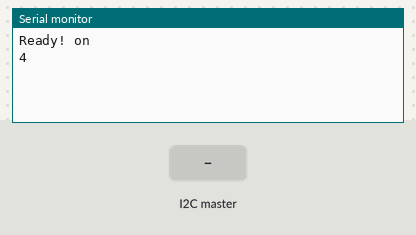
Simulated run of this sketch. Board: Arduino Uno, built with avr-gcc and run on an emulated ATmega328P. Shown: the last lines printed to the serial monitor. The inputs (shaded band) are chosen by the test bench.

Above: at 1.2 s.
1.3 s: the I2C master sends the byte 1
At 1.9 s:
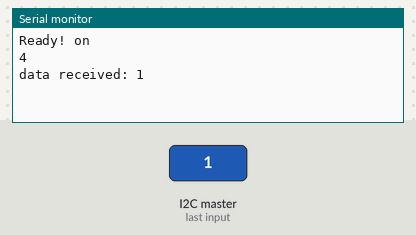
2.8 s: the I2C master sends the byte 0
At 4.2 s:
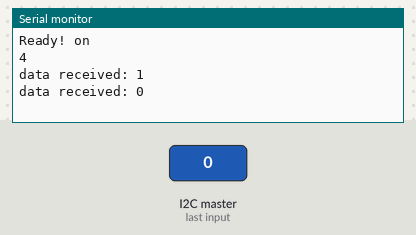

The sketch:

I2C_Slave_pingback.ino
```cpp
#include <Wire.h>

#define SLAVE_ADDRESS 0x04
int number = 0;

void setup() {
  Serial.begin(9600);
  //I2C - slave
  Wire.begin(SLAVE_ADDRESS);

  //Callbacks
  Wire.onReceive(receive_);
  Wire.onRequest(send_);

  Serial.println("Ready! on");
  Serial.println(SLAVE_ADDRESS);
}

void loop() {
  delay(50);
}

void receive_(int byteCount){
  while(Wire.available()) {
    number = Wire.read();
    Serial.print("data received: ");
    Serial.println(number);
  }
}

void send_(){
  Wire.write(number);
}
```

Measured:
- after the input at 1.3 s, the serial monitor: prints a new line at once (image 1)
- after the input at 2.8 s, the serial monitor: prints a new line at once (image 2)
